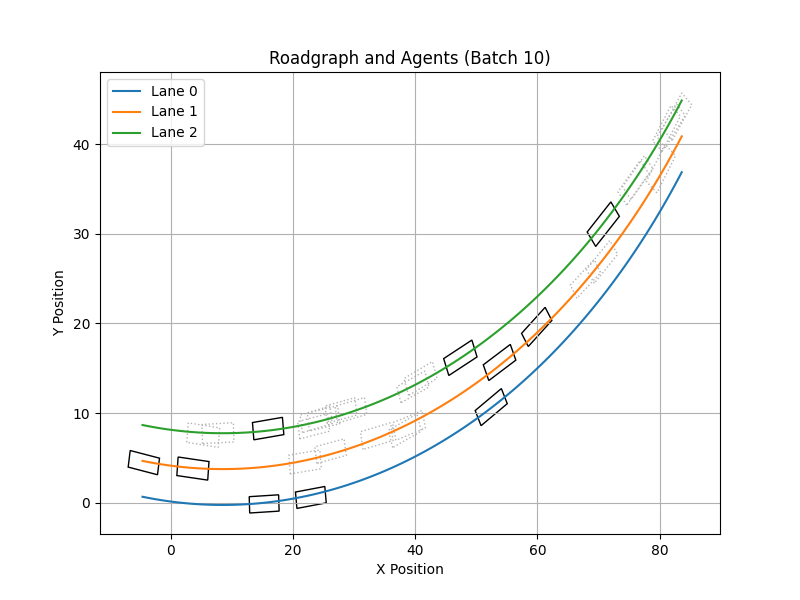

Write the Python code that produced this figure.
import numpy as np
import matplotlib.pyplot as plt
import matplotlib.patches as patches

from ml4d.utils.geometry import agent2bbox, compute_pairwise_overlaps


def visualize(roadgraph: np.ndarray, 
              agents: np.ndarray, 
              batch_index: int = 0):
    """
    Plots the roadgraph and agent positions for a given batch index.

    Args:
        roadgraph (np.ndarray): A 4D array of shape representing road 
            centerlines for each batch.(batch_size, num_lanes, num_points, 2) 
        agents (np.ndarray): A 3D array of shape containing agent states, 
            where the first two dimensions are (x, y) positions.
            (batch_size, num_objects, state_dim) 
        batch_index (int, optional): Index of the batch to plot. Defaults to 0.

    Returns:
        None
    """    
    # Extract the specific batch
    single_roadgraph = roadgraph[batch_index]  # (num_lanes, num_points, 2)

    # Generate rectangle corners for each agent
    # Returned shape: (num_objects, 4, 2)
    agent_corners = agent2bbox(agents[batch_index:batch_index+1])  # (1, num_objects, 4, 2)
    agent_corners = agent_corners[0]

    fig, ax = plt.subplots(figsize=(8, 6))

    # Plot each lane of the roadgraph
    num_lanes = single_roadgraph.shape[0]
    for lane_idx in range(num_lanes):
        lane_points = single_roadgraph[lane_idx]
        x_coords = lane_points[:, 0]
        y_coords = lane_points[:, 1]
        ax.plot(x_coords, y_coords, label=f"Lane {lane_idx}")

    # Draw each agent as a polygon
    for i, ac in enumerate(agent_corners):
        edgecolor = 'black' if agents[batch_index][i, -1] > 0. else (0.7, 0.7, 0.7)
        linestyle = '-' if agents[batch_index][i, -1] > 0. else ':'
        
        # ac is (4, 2) array of corner points
        polygon = patches.Polygon(
            ac, 
            closed=True, 
            edgecolor=edgecolor, 
            facecolor='none', 
            linewidth=1.0, 
            linestyle=linestyle
        )
        ax.add_patch(polygon)

    ax.set_xlabel("X Position")
    ax.set_ylabel("Y Position")
    ax.set_title(f"Roadgraph and Agents (Batch {batch_index})")
    ax.legend()
    ax.grid(True)

    return fig


if __name__ == "__main__":
    roadgraph = np.load("roadgraph.npy")
    agents = np.load("agents.npy")

    # Plot the first batch
    fig = visualize(roadgraph, agents, batch_index=10)
        
    # Save the figure to a file instead of showing it
    plt.savefig("./visualize.png")
    plt.close(fig)
